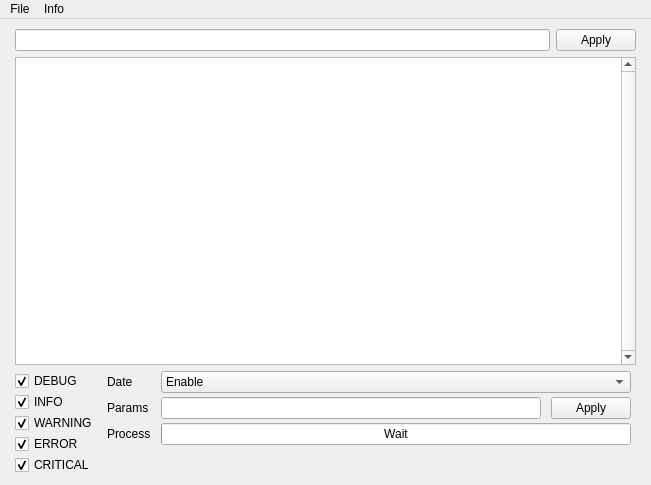
<?xml version="1.0" encoding="UTF-8"?>
<ui version="4.0">
 <class>MainWindow</class>
 <widget class="QMainWindow" name="MainWindow">
  <property name="geometry">
   <rect>
    <x>0</x>
    <y>0</y>
    <width>651</width>
    <height>485</height>
   </rect>
  </property>
  <property name="windowTitle">
   <string>LogReader</string>
  </property>
  <widget class="QWidget" name="centralwidget">
   <layout class="QGridLayout" name="gridLayout">
    <property name="leftMargin">
     <number>15</number>
    </property>
    <property name="topMargin">
     <number>10</number>
    </property>
    <property name="rightMargin">
     <number>15</number>
    </property>
    <property name="bottomMargin">
     <number>10</number>
    </property>
    <item row="0" column="0">
     <layout class="QHBoxLayout" name="horizontalLayout_2">
      <item>
       <widget class="QLineEdit" name="reLine">
        <property name="text">
         <string/>
        </property>
       </widget>
      </item>
      <item>
       <widget class="QPushButton" name="reApplyBtn">
        <property name="text">
         <string>Apply</string>
        </property>
       </widget>
      </item>
     </layout>
    </item>
    <item row="2" column="0">
     <layout class="QHBoxLayout" name="horizontalLayout">
      <property name="spacing">
       <number>4</number>
      </property>
      <item>
       <layout class="QVBoxLayout" name="verticalLayout">
        <property name="spacing">
         <number>1</number>
        </property>
        <item>
         <widget class="QCheckBox" name="boxDEBUG">
          <property name="text">
           <string>DEBUG</string>
          </property>
          <property name="checked">
           <bool>true</bool>
          </property>
         </widget>
        </item>
        <item>
         <widget class="QCheckBox" name="boxINFO">
          <property name="text">
           <string>INFO</string>
          </property>
          <property name="checked">
           <bool>true</bool>
          </property>
         </widget>
        </item>
        <item>
         <widget class="QCheckBox" name="boxWARNING">
          <property name="text">
           <string>WARNING</string>
          </property>
          <property name="checked">
           <bool>true</bool>
          </property>
         </widget>
        </item>
        <item>
         <widget class="QCheckBox" name="boxERROR">
          <property name="text">
           <string>ERROR</string>
          </property>
          <property name="checked">
           <bool>true</bool>
          </property>
         </widget>
        </item>
        <item>
         <widget class="QCheckBox" name="boxCRITICAL">
          <property name="text">
           <string>CRITICAL</string>
          </property>
          <property name="checked">
           <bool>true</bool>
          </property>
         </widget>
        </item>
       </layout>
      </item>
      <item>
       <layout class="QFormLayout" name="formLayout">
        <property name="horizontalSpacing">
         <number>10</number>
        </property>
        <property name="verticalSpacing">
         <number>4</number>
        </property>
        <property name="leftMargin">
         <number>5</number>
        </property>
        <property name="topMargin">
         <number>0</number>
        </property>
        <property name="rightMargin">
         <number>5</number>
        </property>
        <property name="bottomMargin">
         <number>5</number>
        </property>
        <item row="0" column="0">
         <widget class="QLabel" name="label">
          <property name="text">
           <string>Date</string>
          </property>
         </widget>
        </item>
        <item row="0" column="1">
         <widget class="QComboBox" name="dfBox">
          <item>
           <property name="text">
            <string>Enable</string>
           </property>
          </item>
          <item>
           <property name="text">
            <string>Date</string>
           </property>
          </item>
          <item>
           <property name="text">
            <string>Time</string>
           </property>
          </item>
          <item>
           <property name="text">
            <string>Разница</string>
           </property>
          </item>
         </widget>
        </item>
        <item row="1" column="0">
         <widget class="QLabel" name="label_2">
          <property name="text">
           <string>Params</string>
          </property>
         </widget>
        </item>
        <item row="1" column="1">
         <layout class="QHBoxLayout" name="horizontalLayout_5">
          <property name="spacing">
           <number>10</number>
          </property>
          <item>
           <widget class="QLineEdit" name="paramsList"/>
          </item>
          <item>
           <widget class="QPushButton" name="parApplyBtn">
            <property name="text">
             <string>Apply</string>
            </property>
           </widget>
          </item>
         </layout>
        </item>
        <item row="2" column="1">
         <widget class="QProgressBar" name="Loading">
          <property name="enabled">
           <bool>true</bool>
          </property>
          <property name="sizePolicy">
           <sizepolicy hsizetype="Expanding" vsizetype="Fixed">
            <horstretch>0</horstretch>
            <verstretch>0</verstretch>
           </sizepolicy>
          </property>
          <property name="autoFillBackground">
           <bool>false</bool>
          </property>
          <property name="value">
           <number>0</number>
          </property>
          <property name="textVisible">
           <bool>true</bool>
          </property>
          <property name="format">
           <string>Wait</string>
          </property>
         </widget>
        </item>
        <item row="2" column="0">
         <widget class="QLabel" name="LoadingLabel">
          <property name="text">
           <string>Process</string>
          </property>
         </widget>
        </item>
       </layout>
      </item>
     </layout>
    </item>
    <item row="1" column="0">
     <widget class="QTableView" name="tableView">
      <property name="autoFillBackground">
       <bool>false</bool>
      </property>
      <property name="verticalScrollBarPolicy">
       <enum>Qt::ScrollBarAlwaysOn</enum>
      </property>
      <property name="editTriggers">
       <set>QAbstractItemView::AnyKeyPressed</set>
      </property>
      <property name="showDropIndicator" stdset="0">
       <bool>false</bool>
      </property>
      <property name="alternatingRowColors">
       <bool>true</bool>
      </property>
      <attribute name="horizontalHeaderShowSortIndicator" stdset="0">
       <bool>true</bool>
      </attribute>
      <attribute name="horizontalHeaderStretchLastSection">
       <bool>true</bool>
      </attribute>
     </widget>
    </item>
   </layout>
  </widget>
  <widget class="QMenuBar" name="menubar">
   <property name="geometry">
    <rect>
     <x>0</x>
     <y>0</y>
     <width>651</width>
     <height>20</height>
    </rect>
   </property>
   <widget class="QMenu" name="menuFile">
    <property name="title">
     <string>File</string>
    </property>
    <addaction name="actionOpen"/>
    <addaction name="actionExit"/>
   </widget>
   <widget class="QMenu" name="menuHelp">
    <property name="title">
     <string>Info</string>
    </property>
    <addaction name="actionHelp"/>
   </widget>
   <addaction name="menuFile"/>
   <addaction name="menuHelp"/>
  </widget>
  <action name="actionOpen">
   <property name="text">
    <string>Open</string>
   </property>
   <property name="shortcut">
    <string>Ctrl+O</string>
   </property>
  </action>
  <action name="actionExit">
   <property name="text">
    <string>Exit</string>
   </property>
   <property name="shortcut">
    <string>Ctrl+Q</string>
   </property>
  </action>
  <action name="actionHelp">
   <property name="text">
    <string>Help</string>
   </property>
  </action>
 </widget>
 <resources/>
 <connections/>
</ui>
